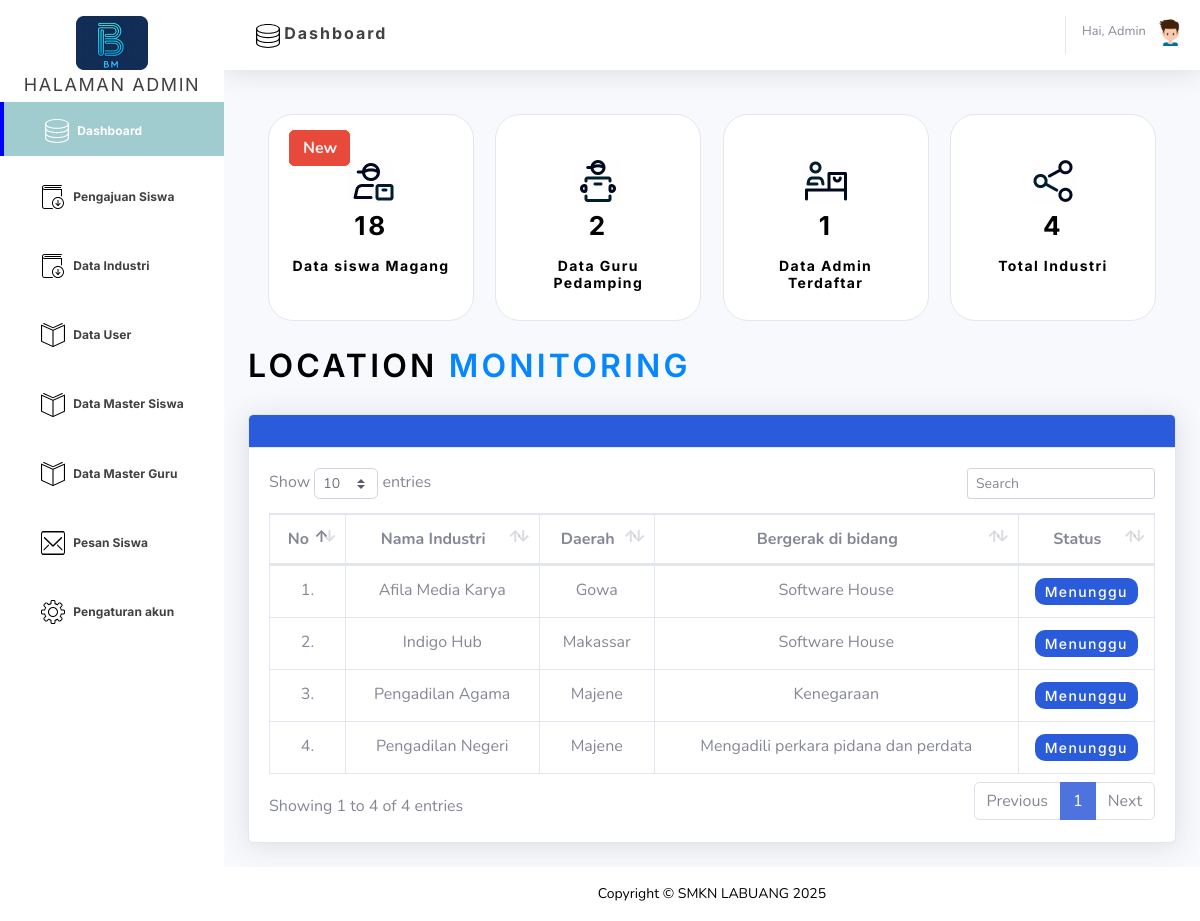
The app's page /halaman_admin/dashboard.php (signed in), older data.
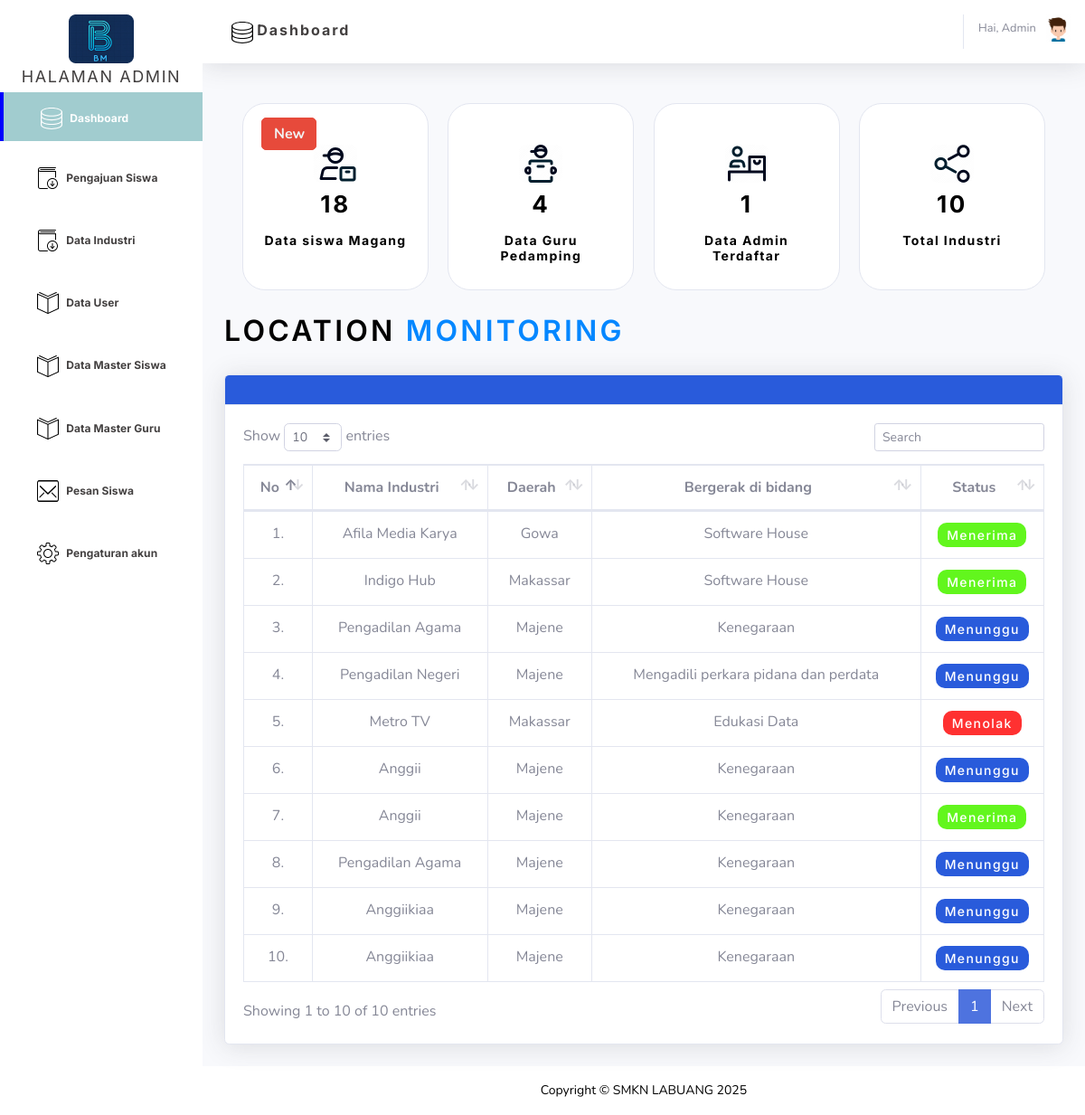
The same page, newer data.
### tables this page shows
CREATE TABLE `tb_perusahaan` (
  `id_perusahaan` int NOT NULL,
  `kode_guru` varchar(5) NOT NULL,
  `pendiri` varchar(50) NOT NULL,
  `nama_perusahaan` varchar(50) NOT NULL,
  `bidang_industri` varchar(50) NOT NULL,
  `lokasi` varchar(100) NOT NULL,
  `jalan` varchar(100) NOT NULL,
  `tahun_didirikan` varchar(50) NOT NULL,
  `status` enum('menunggu','menerima','menolak') NOT NULL DEFAULT 'menunggu'
);

### halaman_admin/dashboard.php (the view, shortened to what this page needs)
<?php
    include 'koneksi.php';
    $query = "SELECT * FROM tb_perusahaan;";
    $sql = mysqli_query($conn, $query);
    $no = 0;
$query_siswa = "SELECT COUNT(*) AS total_siswa FROM tb_siswa";
$result_siswa = $conn->query($query_siswa);
$total_siswa = $result_siswa->fetch_assoc()['total_siswa'];
$query_guru = "SELECT COUNT(*) AS total_guru FROM tb_guru";
$result_guru = $conn->query($query_guru);
$total_guru = $result_guru->fetch_assoc()['total_guru'];
$query_admin = "SELECT COUNT(*) AS total_admin FROM tb_admin";
$result_admin = $conn->query($query_admin);
$total_admin = $result_admin->fetch_assoc()['total_admin'];
$query_perusahaan = "SELECT COUNT(*) AS total_perusahaan FROM tb_perusahaan";
$result_perusahaan = $conn->query($query_perusahaan);
$total_perusahaan = $result_perusahaan->fetch_assoc()['total_perusahaan'];
?>
<!DOCTYPE html>
<html lang="en">
<head>
    <link href="vendor/fontawesome-free/css/all.min.css" rel="stylesheet" type="text/css">
    <link href="css/Dashoboard.css?v4" rel="stylesheet">
    <link href="css/status.css" rel="stylesheet">
    <link href="vendor/datatables/dataTables.bootstrap4.min.css" rel="stylesheet">
</head>
<body id="page-top">
    <div id="wrapper">
            <ul class="navbar-nav bg-gradient-primary sidebar sidebar-dark accordion" id="accordionSidebar">
    <a class="sidebar-brand d-flex align-items-center justify-content-center" href="0index.php">
        <div class="sidebar-brand-icon rotate-n-" style="color: #000;">
            <i href="0index.php"> <img src="img/Screenshot (7).png" alt=""></i>
        </div>
        <div class="sidebar-brand-text mx-1 mt-1" href="0index.php">HALAMAN ADMIN</div>
    </a>
    <li class="nav-item active">
    <li class="nav-item active">
        <a class="nav-link active" href="dashboard.php" aria-label="Dashboard">
            <span>Dashboard</span>
        </a>
    </li>
    <li class="nav-item">
        <a class="nav-link" href="pengajuansiswa.php"  href="3Pengajuan siswa.html">
            <span>Pengajuan Siswa</span>
        </a>
    </li>
        <li class="nav-item">
            <a class="nav-link collapsed" href="dataindustri.php">
                <span>Data Industri</span>
            </a>
        </li>
        <li class="nav-item">
                <a class="nav-link" href="user.php">
                    <span>Data User</span>
                </a>
            </li>
    <li class="nav-item">
        <a class="nav-link collapsed" href="datamastersiswa.php">
            <span>Data Master Siswa</span>
        </a>
    </li>
    <li class="nav-item">
        <a class="nav-link collapsed" href="datamasterguru.php">
            <span>Data Master Guru</span>
    </a>
    </li>
    <li class="nav-item">
        <a class="nav-link" href="pesan.php">
            <span>Pesan Siswa</span></a>
    </li>
    <li class="nav-item">
        <a class="nav-link" href="6Pengaturan.php">
            <span>Pengaturan akun</span></a>
    </li>
                <div class="text-center d-none d-md-inline">
                    <button class="rounded-circle border-0" id="sidebarToggle"></button>
                </div>
            </ul>
            <div id="content-wrapper" class="d-flex flex-column">
                <div id="content">
                    <nav class="navbar navbar-expand navbar-light bg-white topbar mb-4 static-top shadow">
                        <form class="d-none d-sm-inline-block form-inline mr-auto ml-md-3 my-2 my-md-0 mw-100 navbar-search">
                            <div class="input-group">
                                <a class="nav-link1" href="Dashboard.html" aria-label="Dashboard">
                                    <span>Dashboard</span>
                                </a>
                            </div>
                        </form>
                        <ul class="navbar-nav ml-auto">
<li class="nav-item dropdown no-arrow">
<a class="nav-link1 dropdown-toggle" href="#" id="userDropdown" role="button"
        data-toggle="dropdown" aria-haspopup="true" aria-expanded="false">
        <span class="mr-2 d-none d-lg-inline text-gray-600 small">
      <?= "Hai, " . $_SESSION['username']; ?>
       </span>
                                <img class="img-profile"
                                    src="img/profil.svg">
                            </a>
                        </li>
                    </ul>
                </nav>
                <div class="container-fluid">
                    <div class="card-container">
                      <div class="card" style="width: 206px; height: 207px; border-radius: 25px;">
                            <div class="card-body">
                                <a href="#" class="btn btn-danger" style="color: #f1f1f1; padding-left: 13px; font-weight: 700;">New</a>
                                <h5 class="card-img"><img src="img/card1.png" alt="">
                                </h5>
                                <p class="card-text"><?php echo $total_siswa; ?></p>
                                <h5 class="card-title">Data siswa Magang</h5>
                            </div>
                        </div>
                        <div class="card" style="width: 206px; height: 207px; border-radius: 25px;">
                            <div class="card-body">
                                <a href="#" class="btn btn-none"></a>
                                <h5 class="card-img"><img src="img/card2.png" alt=""></h5>
                                <p class="card-text"><?php echo $total_guru; ?></p>
                                <h5 class="card-title">Data Guru Pedamping</h5>
                            </div>
                        </div>
                        <div class="card" style="width: 206px; height: 207px; border-radius: 25px;">
                            <div class="card-body">
                                <a href="#" class="btn btn-none"></a>
                                <h5 class="card-img"><img src="img/card3.png" alt=""></h5>
                                <p class="card-text"><?php echo $total_admin; ?></p>
                                <h5 class="card-title">Data Admin Terdaftar</h5>
                            </div>
                        </div>
                        <div class="card" style="width: 206px; height: 207px; border-radius: 25px;">
                            <div class="card-body">
                                <a href="#" class="btn btn-none"></a>
                                <h5 class="card-img"><img src="img/card4.png" alt=""></h5>
                                <p class="card-text"><?php echo $total_perusahaan;?></p>
                                <h5 class="card-title">Total Industri</h5>
                            </div>
                        </div>
                    </div>
                </div>
                <div class="container-fluid">
                    <div class="d-sm-flex align-items-center justify-content-between mb-4">
                        <h1 class="text">Location <span>Monitoring</span></h1>
                    </div>
                    <div class="card shadow mb-4">
                        <div class="card-header py-3"style="background-color: #295BDB; color: white;">
                        </div>
                        <div class="card-body">
                            <div class="table-responsive">
                                <table class="table table-bordered" id="dataTable" width="100%" cellspacing="0">
                                    <thead>
                                      <tr>
                                        <th style="text-align: center;">No</th>
                                        <th style="text-align: center;">Nama Industri</th>
                                        <th style="text-align: center;">Daerah</th>
                                        <th style="text-align: center;">Bergerak di bidang</th>
                                        <th style="text-align: center;">Status</th>
                                      </tr>
                                    </thead>
                                    <tbody>
                                    <?php
                                        while($result = mysqli_fetch_assoc($sql)){
                                        ?>
                                      <tr>
                                      <td style="text-align: center;">
                                                <?php
                                                echo ++$no;
                                                ?>.
                                            </td>
                                            <td style="text-align: center;">
                                            <?php
                                                echo $result['nama_perusahaan'];
                                                ?>
                                            </td>
                                            <td style="text-align: center;">
                                            <?php
                                                echo $result['lokasi'];
                                                ?>
                                            </td>
                                            <td style="text-align: center;">
                                            <?php
                                                echo $result['bidang_industri'];
                                                ?>
                                            </td>
                                            <td style="text-align: center;">
                                            <?php
                                            $status = $result['status'];
                                            $statusClass = ($status == 'menerima') ? 'status-success' : (($status == 'menolak') ? 'status-danger' : 'status-pending');
                                            ?>
                                            <span class="status-label <?php echo $statusClass; ?>">
                                                <?php echo $status; ?>
                                            </span>
                                        </td>
                                      </tr>
                                      <?php
                                        }
                                        ?>
                                    </tbody>
                                  </table>
                            </div>
                        </div>
                    </div>
                </div>
            </div>
<?php include 'footer.php' ?>

### halaman_admin/footer.php (shortened to what this page needs)
  <footer class="sticky-footer bg-white">
                <div class="container my-auto">
                    <div class="copyright text-center my-auto">
                    <span>Copyright &copy; SMKN LABUANG <?php echo date("Y"); ?> </span>
                    </div>
                </div>
            </footer>
        </div>
    </div>
</body>
</html>

### halaman_admin/css/status.css (style rules this page uses)
.status-label { padding: 5px 10px; border-radius: 4px; color: #fff; text-transform: capitalize; }
.status-success { border-radius: 10px; background-color: #62F61D; }
.status-danger { border-radius: 10px; background-color: #FF3131; }
.status-pending { border-radius: 10px; background-color: #295BDB; }

Row changes from the older to the newer data that the page shows:
changed tb_perusahaan "Afila Media Karya": status "Menunggu" → "Menerima"
changed tb_perusahaan "Indigo Hub": status "Menunggu" → "Menerima"
added tb_perusahaan: nama_perusahaan "Metro TV", lokasi "Makassar", bidang_industri "Edukasi Data", status "Menolak"
added tb_perusahaan: nama_perusahaan "Anggii", lokasi "Majene", bidang_industri "Kenegaraan", status "Menunggu"
added tb_perusahaan: nama_perusahaan "Anggii", lokasi "Majene", bidang_industri "Kenegaraan", status "Menerima"
added tb_perusahaan: nama_perusahaan "Pengadilan Agama", lokasi "Majene", bidang_industri "Kenegaraan", status "Menunggu"
added tb_perusahaan: nama_perusahaan "Anggiikiaa", lokasi "Majene", bidang_industri "Kenegaraan", status "Menunggu"
added tb_perusahaan: nama_perusahaan "Anggiikiaa", lokasi "Majene", bidang_industri "Kenegaraan", status "Menunggu"
Text that changed along with them:
$total_guru: "2" → "4"
$total_perusahaan: "4" → "10"
text written by a page script: "Show entries Showing 1 to 4 of 4 entries Previous 1 Next" → "Show entries Showing 1 to 10 of 10 entries Previous 1 Next"
